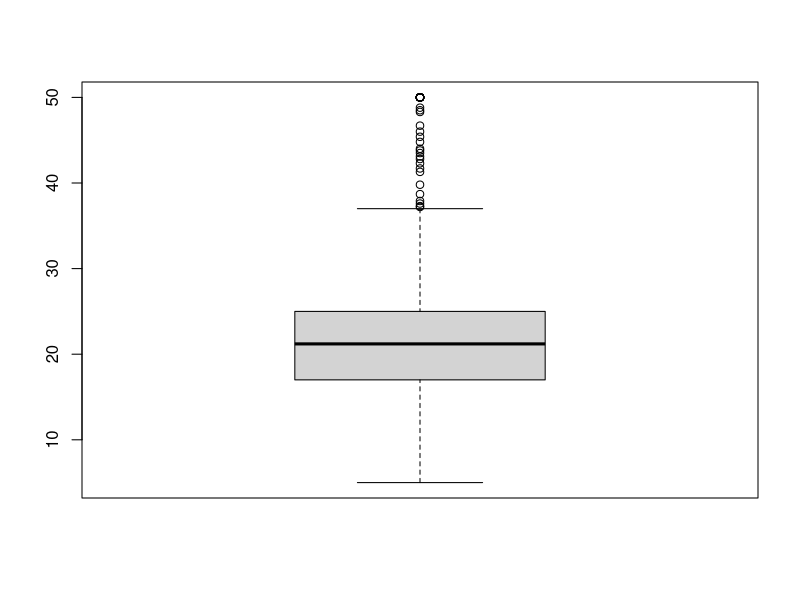
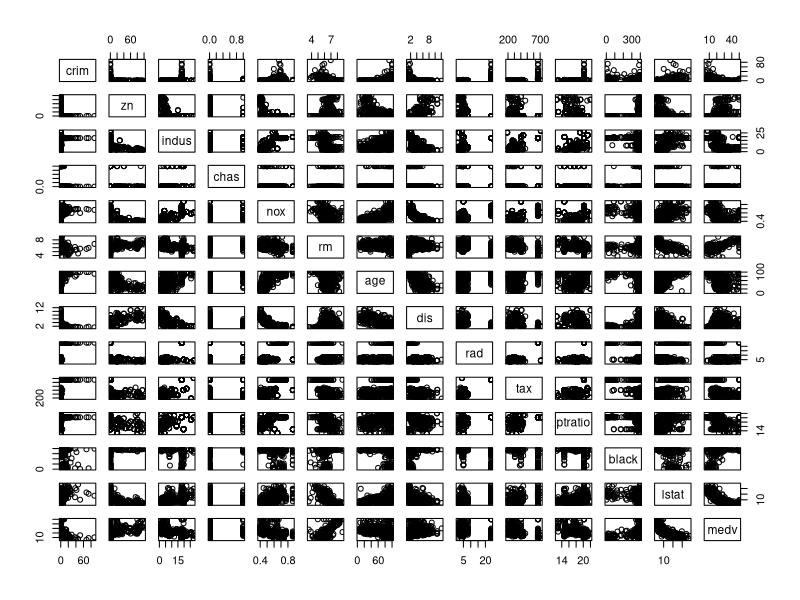
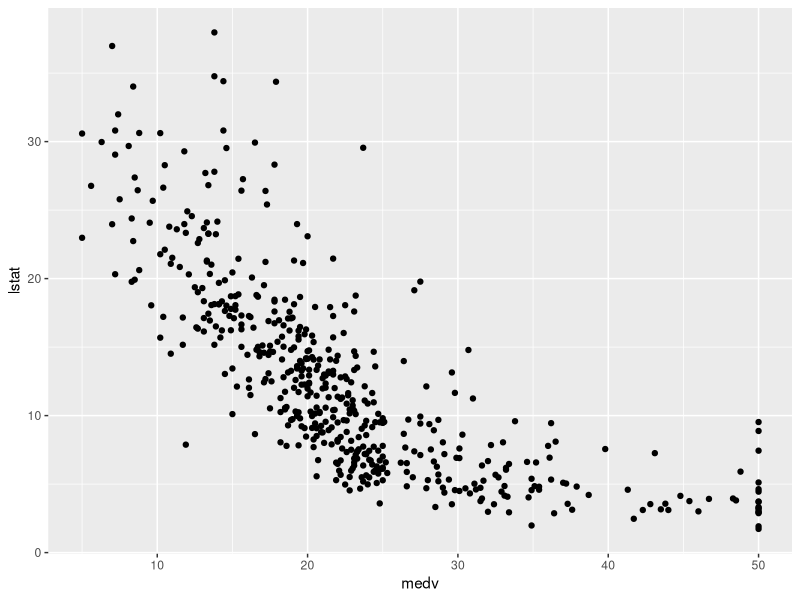
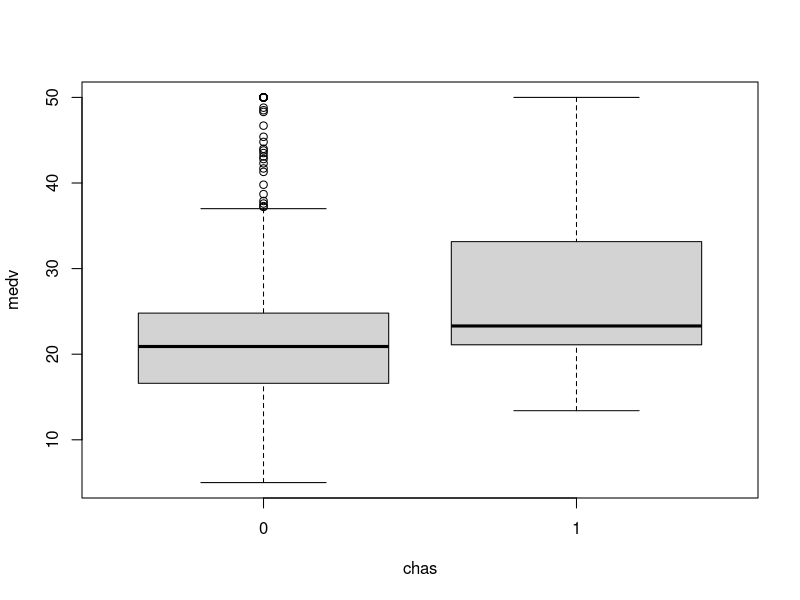

The R source for these figures, in order: (Note: this script raises an error after producing the figures.)
# Workshop 9: Tree Models: regression trees ------------------------------------

rm(list = ls())

library(tidyverse)

# Exercise 1 Boston data set ---------------------------------------------------
library(MASS)
?Boston

{ # a: How many rows are in this data set? Each row represents a different 
  # suburb in Boston, Massachusetts.
  # How many columns are there? Use the function names() to output the 
  # variable names.
  
  nrow(Boston)
  ncol(Boston)
  names(Boston)
}

{ # b: The variable medv is our outcome variable used in the regression tree. 
  # This is the median value of owner occupied homes in each Boston suburb in 
  # $1000s. Obtain the summary Statistics and a boxplot for medv. 
  Boston %>% 
    ggplot(aes(y=medv)) +
    geom_boxplot()
  
  summary(Boston$medv) 
  boxplot(x=Boston$medv)
  
}

{ # c: Plot a scatterplots for each of the other (predictor) variables in this 
  # data set. Are there any which have a clear association with medv.
  
  pairs(Boston)
  print("rm")
  print("lstat")
  
  Boston %>% 
    ggplot(aes(x=medv, y=rm)) +
    geom_point()
  
  Boston %>% 
    ggplot(aes(x=medv, y=lstat)) +
    geom_point()
  
}

{ # d: How many of the suburbs in this data set border the Charles river? 
  # Obtain a boxplot of medv split by this variable?
  
  Boston %>% 
    mutate(chas=as.factor(chas)) %>% 
    filter(chas == 1) %>% 
    nrow()
  
  Boston %>% 
    ggplot(aes(fill=as.factor(chas), y=medv)) +
    geom_boxplot()
  
  { # old fashioned way
    sum(Boston$chas == 1)
    boxplot(data=Boston, medv~chas)
  }
}

{ # e: What is the median pupil-teacher ratio among the suburbs in this data set?
  Boston %>% 
    group_by(chas) %>% 
    summarise(m_pt = median(ptratio))
  
  { # old fashion way
    lapply(Boston, median)
    ?apply()
    ?tapply
    ?lapply
    tapply(Boston$ptratio, median)
    # I don't remeber it
    tapply(iris$Sepal.Width, iris$Species, median)
    tapply(Boston$ptratio, Boston$chas, median)
  }
  
}


















